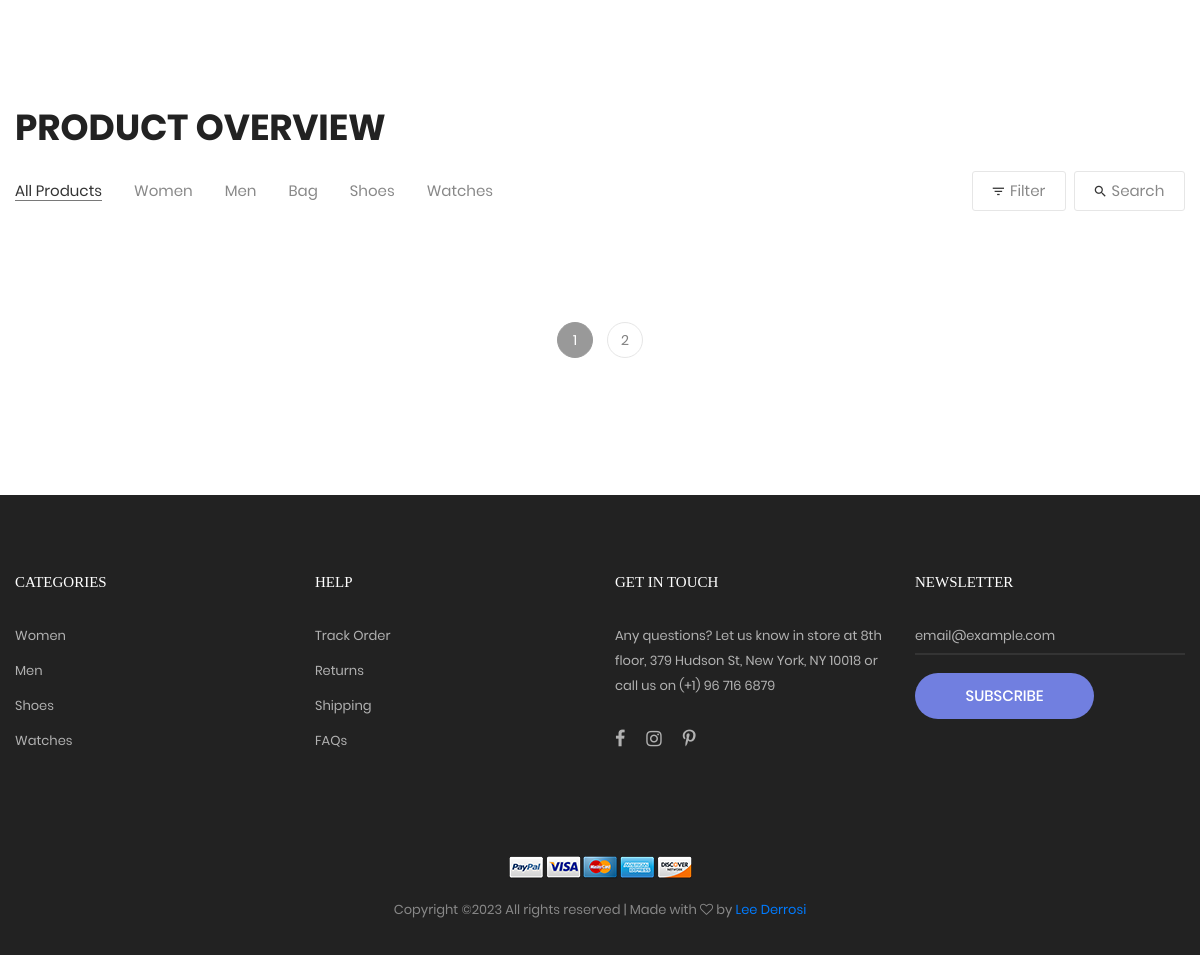
The app's page / (lower part), older data.
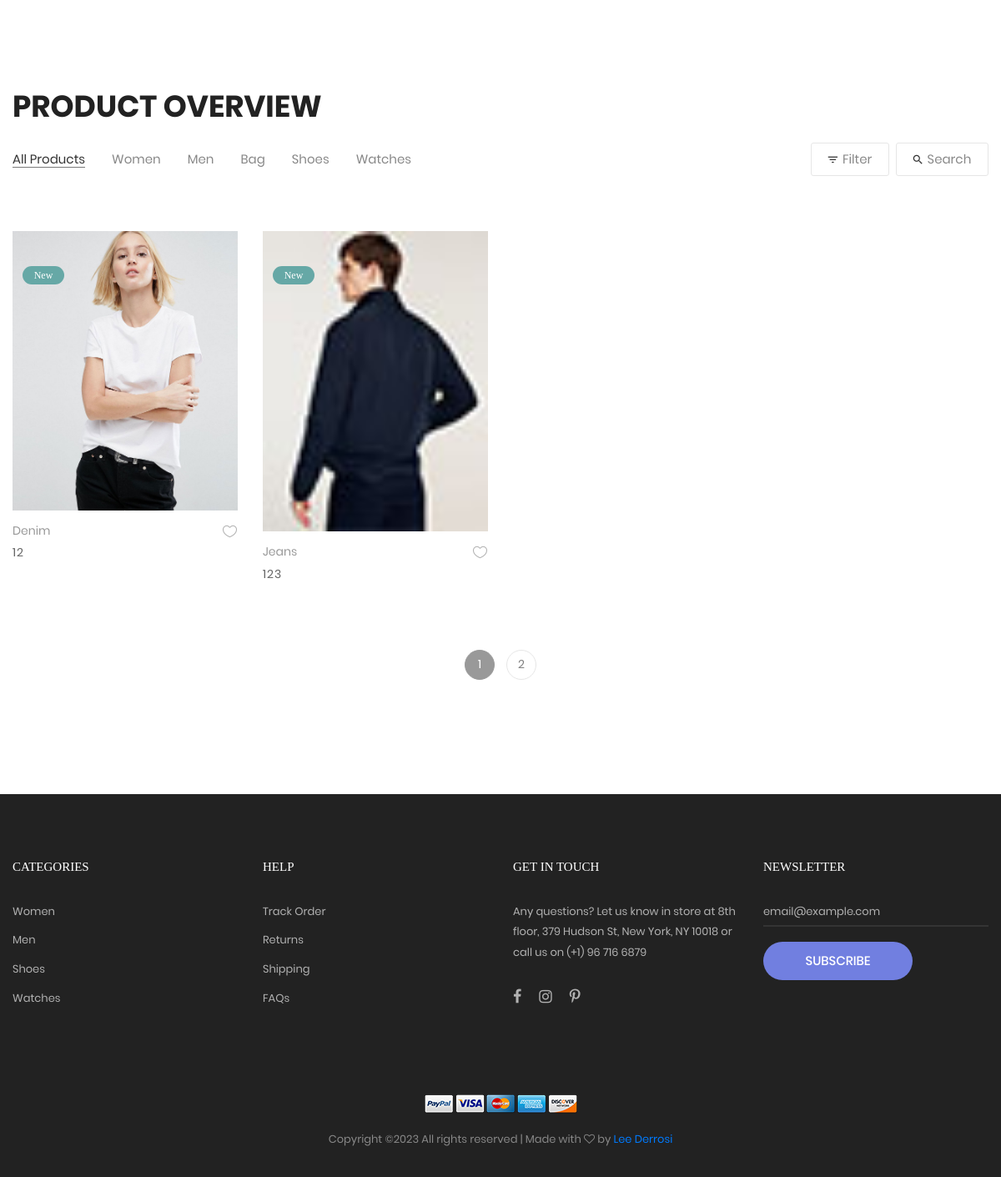
The same page, newer data.
### ecom/models.py (models this page shows, shortened)
class Product(models.Model):
    name = models.CharField(max_length=40)
    description = models.TextField()
    price = models.PositiveIntegerField()
    banner_image = models.ImageField(upload_to='product_image/')
    image2 = models.ImageField(upload_to='product_image/', null=True, blank=True)
    image3 = models.ImageField(upload_to='product_image/', null=True, blank=True)
    image4 = models.ImageField(upload_to='product_image/', null=True, blank=True)
    image5 = models.ImageField(upload_to='product_image/', null=True, blank=True)

### ecom/views.py (the view)
# urls.py: path('', views.home, name='home'),
def home(request):
    products = models.Product.objects.all()
    if 'product_ids' in request.COOKIES:
        products_ids = request.COOKIES['product_ids']
        counter = products_ids.split('|')
        product_count_in_cart = len(set(counter))
    else:
        product_count_in_cart = 0
    if request.user.is_authenticated:
        return HttpResponseRedirect('afterlogin')
    return render(request, 'BaseTemplates/index.html',
                  {'products': products, 'product_count_in_cart': product_count_in_cart})

### templates/BaseTemplates/index.html (shortened to what the changed rows need)
{% extends 'BaseTemplates/base.html' %}
{% block body %}
    {% load static %}
    <body class="animsition">
    <section class="bg0 p-t-23 p-b-130">
        <div class="container">
            {%if products%}
            <div class="row isotope-grid">
                {% for p in products %}
                <div class="col-sm-6 col-md-4 col-lg-3 p-b-35 isotope-item women">
                    <div class="block2">
                        <div class="block2-pic hov-img0 label-new" data-label="New">
                            <img src="{{p.banner_image}}" alt="IMG-PRODUCT">
                        </div>
                        <div class="block2-txt flex-w flex-t p-t-14">
                            <div class="block2-txt-child1 flex-col-l ">
                                <a href="{% url 'product_detail' p.id %}" class="stext-104 cl4 hov-cl1 trans-04 js-name-b2 p-b-6">
                                    {{ p.name }}
                                </a>
                                <span class="stext-105 cl3">
									{{p.price}}
								</span>
                            </div>
                            <div class="block2-txt-child2 flex-r p-t-3">
                                <a href="#" class="btn-addwish-b2 dis-block pos-relative js-addwish-b2">
                                    <img class="icon-heart1 dis-block trans-04"
                                         src="{% static 'images/icons/icon-heart-01.png' %}" alt="ICON">
                                </a>
                            </div>
                        </div>
                    </div>
                </div>
            {% endfor %}
            </div>
            {%  endif %}
        </div>
    </section>
    </body>
{% endblock %}

Row changes from the older to the newer data that the page shows:
added Product: banner_image (picture), name "Denim", price "12"
added Product: banner_image (picture), name "Jeans", price "123"
